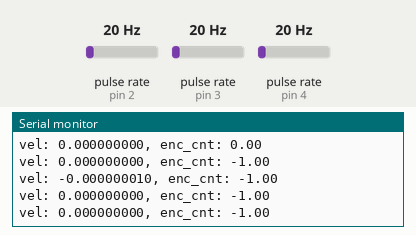
Bench run of a sketch on a simulated Arduino Uno, built with avr-gcc and run on an emulated ATmega328P. Shown: the last lines printed to the serial monitor. Wiring (inferred from the names in the program): 3 × pulse sensor: data pin 2 / data pin 3 / data pin 4. Inputs (shaded band) come from the test bench; at power-on: pulse rate (sensors on pin 2, pin 3, pin 4) 20 Hz.

Above: at 2.7 s.
2.8 s: pulse rate (sensor on pin 2) set to 4 Hz
At 3.8 s:
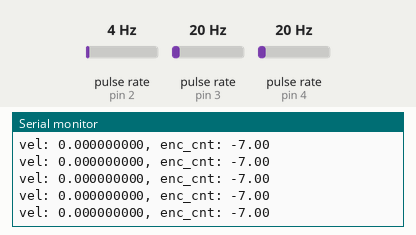
5.8 s: pulse rate (sensor on pin 3) set to 4 Hz
At 6.5 s:
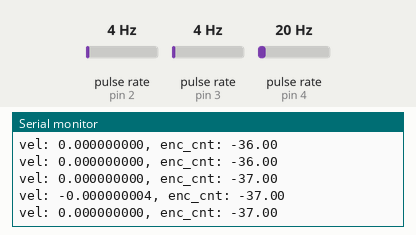
8.8 s: pulse rate (sensor on pin 2) set to 196 Hz
At 9.7 s:
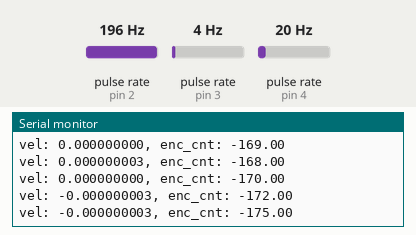
11.8 s: pulse rate (sensor on pin 4) set to 50 Hz
At 12.9 s:
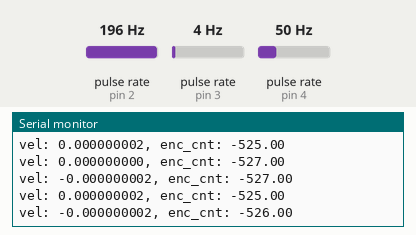
14.8 s: pulse rate (sensor on pin 3) set to 150 Hz
At 15.6 s:
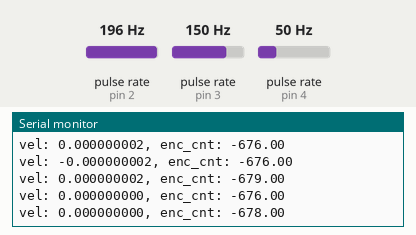
Timing chart, 0 to 16.6 s (numbered marks = the images above; inputs shaded):
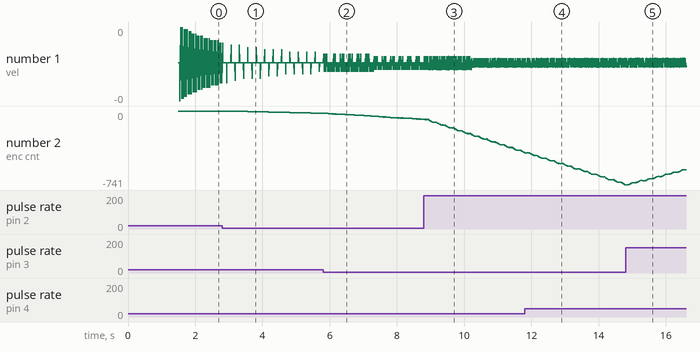

Measured:
- after the input at 2.8 s, the serial monitor: prints a new line after 0.26 s (image 1)
- plotted number 2: -1 → -23 after the input at 2.8 s

The sketch:

win10_sensor_test.ino
```cpp
#include <EnableInterrupt.h>

const float pi = 3.14159265359;
const float r = 0.0325;
float velocity = 0;
float encoder_count = 0;
int received_pwm_signal = 0;
int pwm_esc = 1499;
int pwm_steer = 1499;
int first_signal = 1;
int loopcount = 1;

// Brushless Motor Encoder //
class Encoder {
  public:

    void encoder_setup();
    void check_flags();

    void encoder_read() {
      phasestate1 = digitalRead(2);
      phasestate2 = digitalRead(3);
      phasestate3 = digitalRead(4);
    }

    void Encoder::phase1interfunc() {
      encoder_read();
      if (phasestate1 + phasestate2 + phasestate3 == 2) {
        if ( phasestate2 == HIGH) { dir = -1; } else { dir = 1; } } else {
        if ( phasestate2 == HIGH) { dir = 1; } else { dir = -1;} }
      encoder_time_old = encoder_time;
      encoder_time = micros();
      updateFlagsShared |= ENCODER_FLAG;
      encoder_count += dir;
    }

    void Encoder::phase2interfunc() {
      encoder_read();
      if (phasestate1 + phasestate2 + phasestate3 == 2) {
        if ( phasestate1 == HIGH) { dir = 1; } else { dir = -1; } } else {
        if ( phasestate1 == HIGH) { dir = -1; } else { dir = 1; } }
      encoder_time_old = encoder_time;
      encoder_time = micros();
      updateFlagsShared |= ENCODER_FLAG;
      encoder_count += dir;
    }

    void Encoder::phase3interfunc() {
      encoder_read();
      if (phasestate1 + phasestate2 + phasestate3 == 2) {
        if ( phasestate1 == HIGH) { dir = -1; } else { dir = 1; } } else {
        if ( phasestate1 == HIGH) { dir = 1; } else { dir = -1; } }
      encoder_time_old = encoder_time;
      encoder_time = micros();
      updateFlagsShared |= ENCODER_FLAG;
      encoder_count += dir;
    }

    void calc_velocity() {
      if (encoder_count_old != encoder_count) {
        velocity = dir * 0.25 * pi * r / (encoder_time - encoder_time_old / 1000000.0);
      }
      else {
        velocity = 0;
      }
      encoder_count_old = encoder_count;
    }

  private:
    int dir = 0;

    int encoder_count_old = 0;

    int phasestate1 = 0;
    int phasestate2 = 0;
    int phasestate3 = 0;

    const int ENCODER_FLAG = 1;

//    unsigned long encoder_dt = 0;
    volatile unsigned long encoder_time = 0;
    volatile unsigned long encoder_time_old = 0;
    volatile uint8_t updateFlagsShared;
    uint8_t updateFlags;
};

Encoder motorencoder;

void phase1interfuncCB() {
  motorencoder.phase1interfunc();
}

void phase2interfuncCB() {
  motorencoder.phase2interfunc();
}

void phase3interfuncCB() {
  motorencoder.phase3interfunc();
}

void setup() {

  motorencoder.encoder_setup();
  delay(1500);
  Serial.begin(57600);

}

void loop() {

  motorencoder.check_flags();
  motorencoder.calc_velocity();

  Serial.print("vel: ");
  Serial.print(velocity,9);
  Serial.print(", enc_cnt: ");
  Serial.print(encoder_count);
  Serial.println();


}

void Encoder::encoder_setup() {
  pinMode(2, INPUT_PULLUP); // attach pin for phase 1 to pin 2
  pinMode(3, INPUT_PULLUP); // attach pin for phase 2 to pin 3
  pinMode(4, INPUT_PULLUP); // attach pin for phase 3 to pin 4
  enableInterrupt(2, phase1interfuncCB, CHANGE);
  enableInterrupt(3, phase2interfuncCB, CHANGE);
  enableInterrupt(4, phase3interfuncCB, CHANGE);
}

void Encoder::check_flags() {
  if (updateFlagsShared) {
    noInterrupts();

    updateFlags = updateFlagsShared;

    updateFlagsShared = 0;
    interrupts();
  }
}
```
